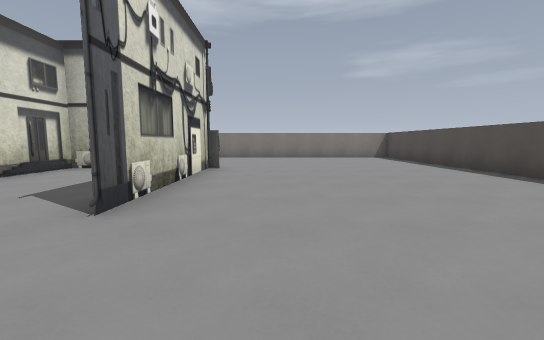
[1] (above)

18 first-person views from a walk through a 3-D level made in the Godot game engine. The camera is 1.3 m above the floor, tilts 6° down and sees 90° across. The floor is counted in squares, 2 m on a side. Each view is taken from the middle of a square. On the plan, view 1 faces up. The plan holds only what a view shows up to about 9 squares ahead; the rest is blank. Flat picture figures and markers are not drawn.

[2]
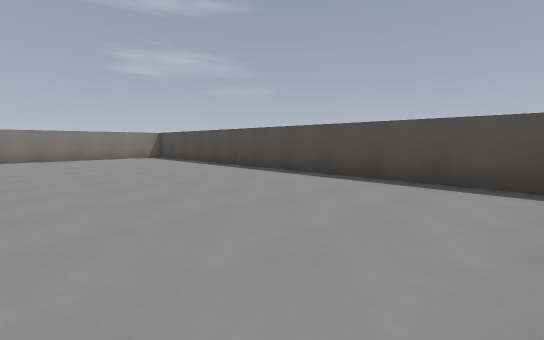

[3]
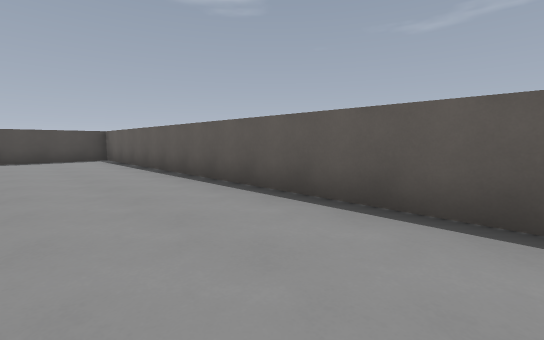

[4]
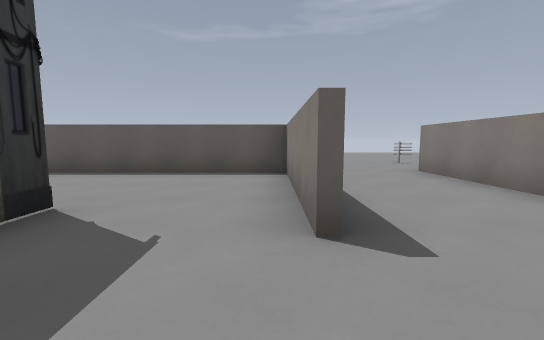

[5]
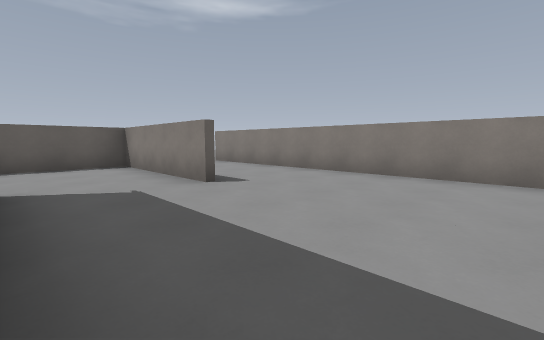

[6]
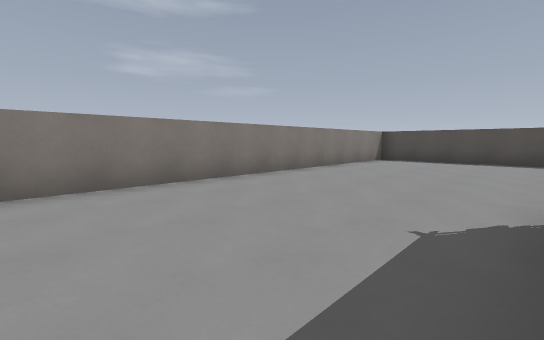

[7]
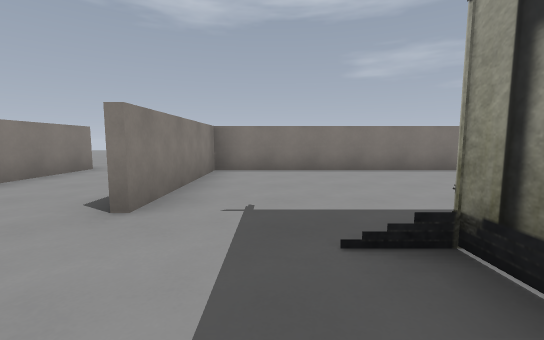

[8]
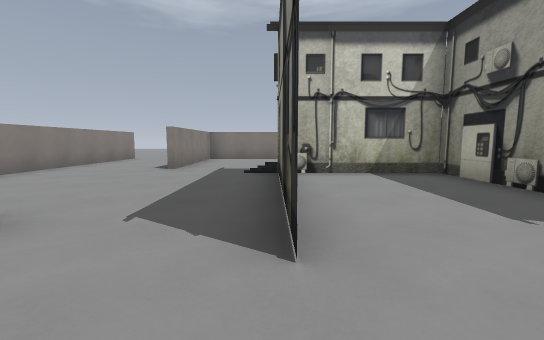

[9]
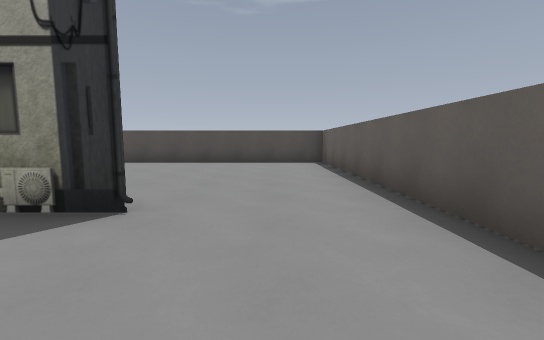

[10]
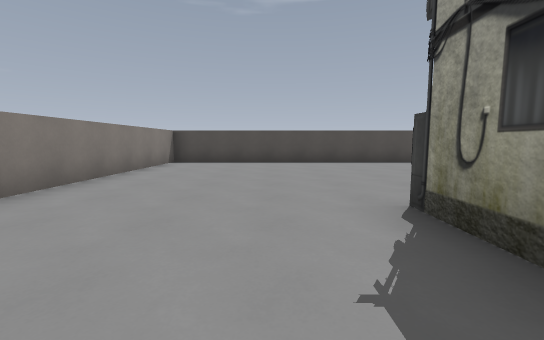

[11]
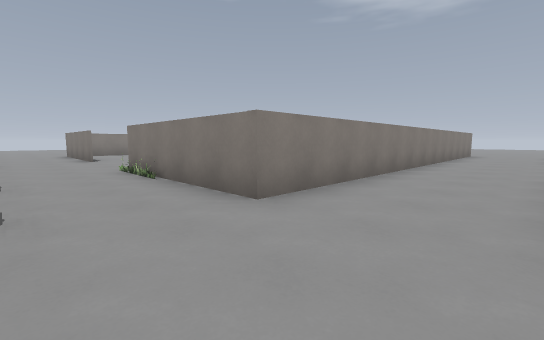

[12]
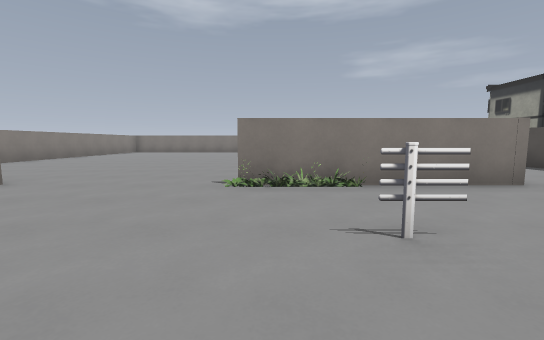

[13]
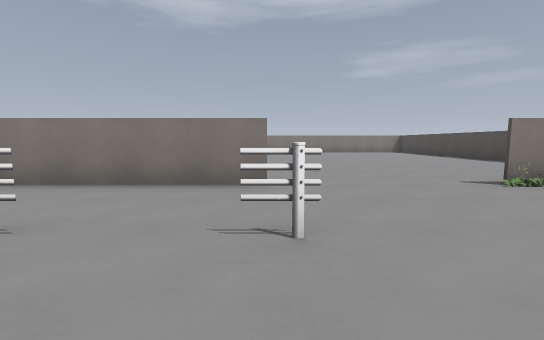

[14]
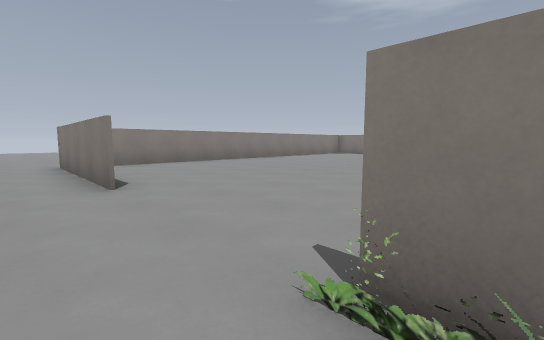

[15]
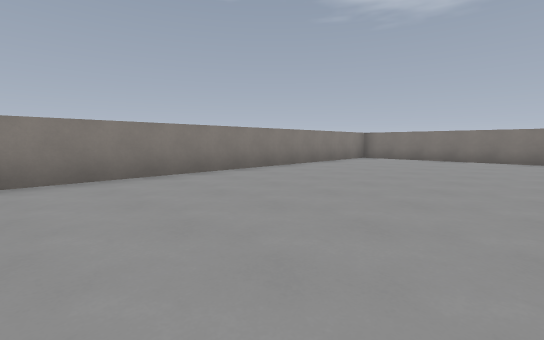

[16]
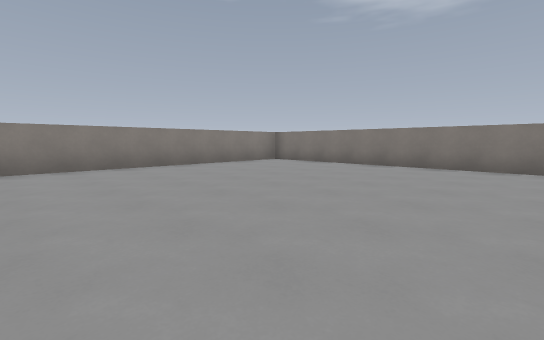

[17]
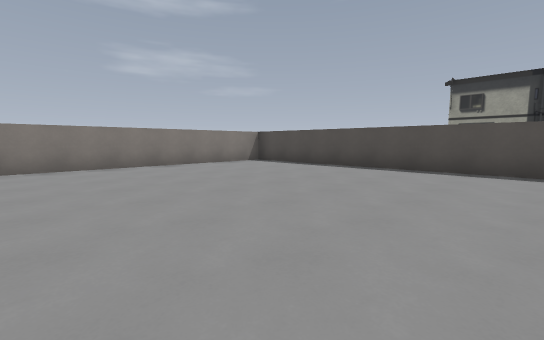

[18]
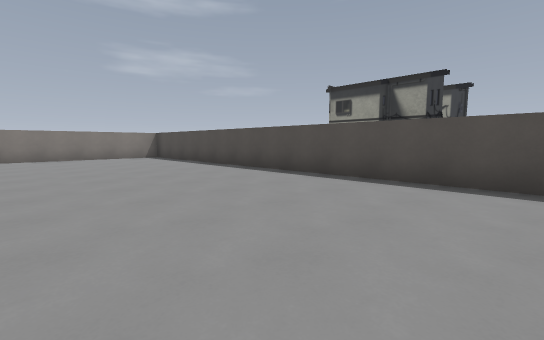

### Floor plan
Ten units are one square. View 1 is at (0, 0); x grows to the right and y downward. Boxes are objects, and circles mark ways between rooms. Rooms are numbered by the first view taken in them; rooms with no view inside come last. Other rooms are left out.
<svg viewBox="-229 -120 280 160">
<path fill="none" stroke="#000" d="M-73 -32 -73 6 46 6 46 -111 -73 -111 -73 -74M-75 -15 -75 -20M-102 -65 -102 10M-102 -115 -102 -65M-102 10 -146 10M-180 10 -224 10M-221 -97 -221 10M-114 -113 -205 -113M-104 10 -104 -102"/>
<rect x="-205" y="25" width="10" height="10" fill="#bbb"><title>fence</title></rect>
<rect x="-185" y="25" width="10" height="10" fill="#bbb"><title>fence</title></rect>
<rect x="-135" y="25" width="10" height="10" fill="#bbb"><title>fence</title></rect>
<rect x="-115" y="25" width="10" height="10" fill="#bbb"><title>other object</title></rect>
<circle cx="-85" cy="-75" r="3" fill="#2a7"/>
<circle cx="-85" cy="20" r="3" fill="#2a7"/>
<circle cx="-165" cy="22" r="3" fill="#2a7"/>
<text x="-20" y="-50">1</text>
<text x="-90" y="-70">2</text>
<text x="-160" y="-50">3</text>
</svg>
Room 1 opens to room 2. Room 2 opens to room 3.

Where each view was taken, in squares from view 1:
view 1: 0 up, 0 right, facing up
view 2: 0 up, 0 right, facing up-right
view 3: 2 up, 6 left, facing down-right
view 4: 5 up, 7 left, facing down
view 5: 7 up, 5 left, facing down-left
view 6: 7 up, 5 left, facing up-right
view 7: 5 up, 6 left, facing up
view 8: 1 up, 5 left, facing up
view 9: 1 up, 4 left, facing right
view 10: 8 up, 4 left, facing right
view 11: 3 down, 8 left, facing up-left
view 12: 5 down, 14 left, facing up
view 13: 5 down, 18 left, facing up
view 14: 2 down, 14 left, facing up-left
view 15: 1 up, 17 left, facing up-left
view 16: 4 up, 15 left, facing up-left
view 17: 4 up, 17 left, facing up-right
view 18: 0 up, 15 left, facing up-right
